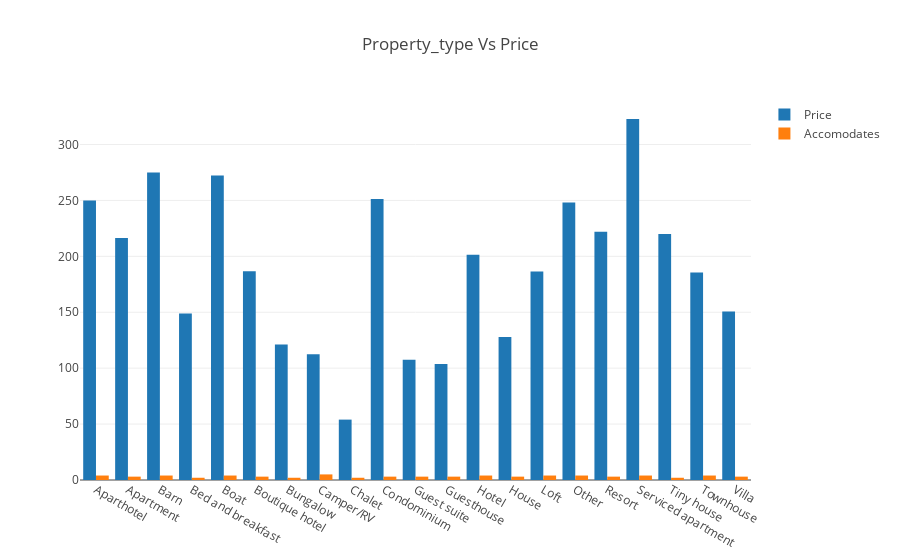

Here is the notebook cell this chart was saved with:
### Markdown cell above
It can be inferred that there are more number of listings in Back Bay area

### Code cell
trace3 = go.Bar(
    x=nhap.property_type,
    y=nhap.price,
    name='Price '
)
trace4 = go.Bar(
    x=nhap.property_type,
    y=nhap.accommodates.round(),
    name='Accomodates '
)

data = [trace3, trace4]
layout = go.Layout(
    barmode='group',
    title = 'Property_type Vs Price'
)

fig = go.Figure(data=data, layout=layout)
off.iplot(fig, filename='grouped-bar')

### Figure 1 — Plotly figure (JSON) as saved in the notebook; plotly's stock layout.template omitted (floating-point values rounded to 4 significant figures)
{"data": [{"name": "Price ", "type": "bar", "uid": "ce4e5d54-6b84-4e2e-8cfc-a8a5150e9973", "x": ["Aparthotel", "Apartment", "Barn", "Bed and breakfast", "Boat", "Boutique hotel", "Bungalow", "Camper/RV", "Chalet", "Condominium", "Guest suite", "Guesthouse", "Hotel", "House", "Loft", "Other", "Resort", "Serviced apartment", "Tiny house", "Townhouse", "Villa"], "y": [250, 216.4, 275, 148.9, 272.4, 186.6, 121.2, 112.5, 54, 251.3, 107.4, 103.7, 201.4, 127.8, 186.5, 248.2, 222, 322.8, 220, 185.6, 150.7]}, {"name": "Accomodates ", "type": "bar", "uid": "768a36eb-99e5-4051-8183-e4d2875a50e4", "x": ["Aparthotel", "Apartment", "Barn", "Bed and breakfast", "Boat", "Boutique hotel", "Bungalow", "Camper/RV", "Chalet", "Condominium", "Guest suite", "Guesthouse", "Hotel", "House", "Loft", "Other", "Resort", "Serviced apartment", "Tiny house", "Townhouse", "Villa"], "y": [4, 3, 4, 2, 4, 3, 2, 5, 2, 3, 3, 3, 4, 3, 4, 4, 3, 4, 2, 4, 3]}], "layout": {"barmode": "group", "title": {"text": "Property_type Vs Price"}}}
